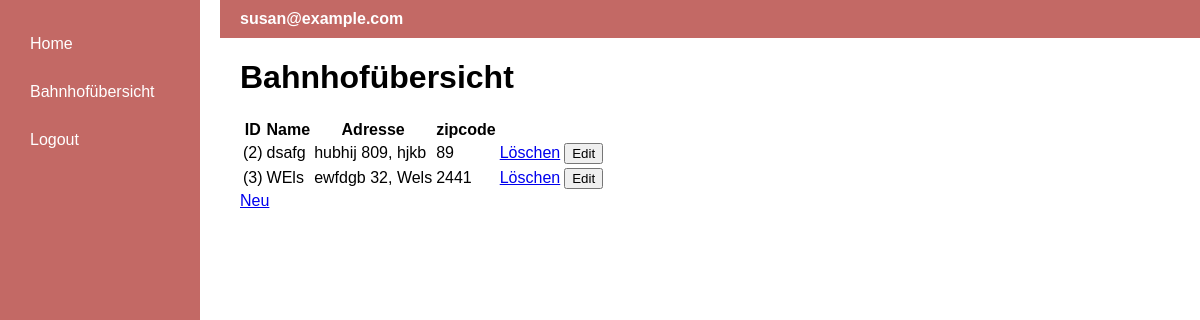
/trainstation (signed in), run on an earlier commit of the app's database.
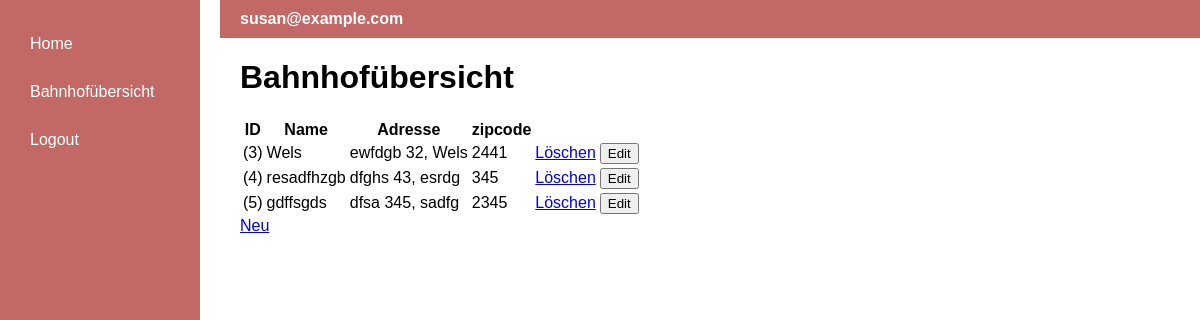
And on a later commit of the database.
### app/models.py (models this page shows, shortened)
class User(UserMixin, db.Model):
    id: so.Mapped[int] = so.mapped_column(primary_key=True)
    username: so.Mapped[str] = so.mapped_column(sa.String(64), index=True,
                                                unique=True)
    email: so.Mapped[str] = so.mapped_column(sa.String(120), index=True,
                                             unique=True)
    password_hash: so.Mapped[Optional[str]] = so.mapped_column(sa.String(256))
    isAdmin = db.Column(db.Boolean, default=False)

class Station(db.Model):
    id = db.Column(db.Integer, primary_key=True, autoincrement=True)
    name = db.Column(db.String(140))
    street = db.Column(db.String(140))
    no = db.Column(db.Integer)
    zipcode = db.Column(db.Integer)
    city = db.Column(db.String(140))
    country = db.Column(db.String(140))
    xcoord = db.Column(db.String(140))
    ycoord = db.Column(db.String(140))

### app/routes.py (the view)
@app.route('/trainstation')
@login_required
def trainstation():
    stations = Station.query.all()
    return render_template('trainstation.html', title='Trainstation',stations = stations)

### app/models.py (called while the page is built)
@login.user_loader
def load_user(id):
    return db.session.get(User, int(id))

### app/templates/trainstation.html (shortened to what this page needs)
{% extends "base.html" %}
{% block content %}
    <h1>Bahnhofübersicht</h1>
<table class="table-station" >
        <thead>
            <tr>
                   <th>ID</th>
                <th>Name</th>
                <th>Adresse</th>
                  {% if current_user.is_authenticated and current_user.isAdmin %}
                <th>zipcode</th>
                <th></th>
                <th></th>
                {% endif %}
            </tr>
        </thead>
        <tbody>
            {% for station in stations %}
                <tr>
                    <td >
                            ({{ station.id }})
                    </td>
                    <td>{{ station.name }}</td>
                    <td>{{ station.street }} {{ station.no }}, {{ station.city }}</td>
                    <td>{{ station.zipcode }}</td>
                      {% if current_user.is_authenticated and current_user.isAdmin %}
                     <td><a href="{{  url_for('trainstationDelete',station_id=station.id)}}"method="POST">Löschen</a></td>
                    <td class="edit-button"><form action="{{ url_for('trainstationEdit', station_id=station.id) }}" method="post">
                            <button type="submit" class="delete-button">Edit
                            </button>
                        </form>
                         {% endif %}
                </tr>
            {% endfor %}
        </tbody>
    </table>
    <a class="button" href="{{ url_for('trainstationNew') }}">Neu</a>
{% endblock %}

### app/templates/base.html (shortened to what this page needs)
<!DOCTYPE html>
<html lang="en">
<head>
</head>
<body>
    <div class="container">
        <div class="sidebar">
            <a href="{{ url_for('index') }}">Home</a>
            {% if current_user.is_anonymous %}
            <a href="{{ url_for('login') }}">Login</a>
            {% else %}
            <a href="{{ url_for('trainstation') }}">Bahnhofübersicht</a>
            <a href="{{ url_for('logout') }}">Logout</a>
            {% endif %}
        </div>
        <div class="content">
            <div class="topbar">
                <span class="email">{{ current_user.email if not current_user.is_anonymous else 'Guest' }}</span>
            </div>
            {% block content %}{% endblock %}
        </div>
    </div>
</body>
</html>

### app/templates/base.html (style rules this page uses)
body, html { margin: 0; padding: 0; font-family: Arial, sans-serif; width: 100%; height: 100%; overflow-x: hidden; }
.container { display: flex; height: 100vh; width: 100%; overflow: hidden; }
.sidebar { background-color: rgb(195, 105, 101); color: white; width: 200px; padding: 20px; display: flex; flex-direction: column; box-sizing: border-box; }
.sidebar a { text-decoration: none; color: white; padding: 10px; margin: 5px 0; display: block; }
.content { flex-grow: 1; padding: 0 20px 20px 40px; }
.topbar { background-color: rgb(195, 105, 101); color: white; padding: 10px 20px; display: flex; align-items: center; justify-content: space-between; width: calc(100% + 40px); margin: 0 -20px 0 -20px; box-sizing: border-box; }
.email { font-weight: bold; padding-right: 20px; }

What changed in the data, as far as the page shows it:
removed Station: id "2", name "dsafg", street "hubhij", no "809", city "hjkb", zipcode "89"
changed Station "Wels": name "WEls" → "Wels"
added Station: id "4", name "resadfhzgb", street "dfghs", no "43", city "esrdg", zipcode "345"
added Station: id "5", name "gdffsgds", street "dfsa", no "345", city "sadfg", zipcode "2345"
